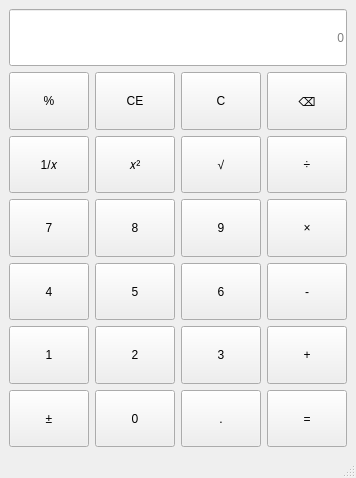
<?xml version="1.0" encoding="UTF-8"?>
<ui version="4.0">
 <class>MainWindow</class>
 <widget class="QMainWindow" name="MainWindow">
  <property name="geometry">
   <rect>
    <x>0</x>
    <y>0</y>
    <width>356</width>
    <height>478</height>
   </rect>
  </property>
  <property name="windowTitle">
   <string>计算器-吴智攀-2023414290232</string>
  </property>
  <property name="styleSheet">
   <string notr="true">font: 20pt &quot;Microsoft YaHei UI&quot;;</string>
  </property>
  <widget class="QWidget" name="centralwidget">
   <layout class="QGridLayout" name="gridLayout_2">
    <item row="1" column="2">
     <widget class="QPushButton" name="btnClearAll">
      <property name="sizePolicy">
       <sizepolicy hsizetype="Minimum" vsizetype="Minimum">
        <horstretch>0</horstretch>
        <verstretch>0</verstretch>
       </sizepolicy>
      </property>
      <property name="styleSheet">
       <string notr="true"/>
      </property>
      <property name="text">
       <string>C</string>
      </property>
     </widget>
    </item>
    <item row="1" column="0">
     <widget class="QPushButton" name="btnPer">
      <property name="sizePolicy">
       <sizepolicy hsizetype="Minimum" vsizetype="Minimum">
        <horstretch>0</horstretch>
        <verstretch>0</verstretch>
       </sizepolicy>
      </property>
      <property name="styleSheet">
       <string notr="true"/>
      </property>
      <property name="text">
       <string>%</string>
      </property>
     </widget>
    </item>
    <item row="2" column="2">
     <widget class="QPushButton" name="btnSquare">
      <property name="sizePolicy">
       <sizepolicy hsizetype="Minimum" vsizetype="Minimum">
        <horstretch>0</horstretch>
        <verstretch>0</verstretch>
       </sizepolicy>
      </property>
      <property name="styleSheet">
       <string notr="true"/>
      </property>
      <property name="text">
       <string>√</string>
      </property>
     </widget>
    </item>
    <item row="4" column="0">
     <widget class="QPushButton" name="btnNum4">
      <property name="sizePolicy">
       <sizepolicy hsizetype="Minimum" vsizetype="Minimum">
        <horstretch>0</horstretch>
        <verstretch>0</verstretch>
       </sizepolicy>
      </property>
      <property name="styleSheet">
       <string notr="true"/>
      </property>
      <property name="text">
       <string>4</string>
      </property>
     </widget>
    </item>
    <item row="5" column="2">
     <widget class="QPushButton" name="btnNum3">
      <property name="sizePolicy">
       <sizepolicy hsizetype="Minimum" vsizetype="Minimum">
        <horstretch>0</horstretch>
        <verstretch>0</verstretch>
       </sizepolicy>
      </property>
      <property name="styleSheet">
       <string notr="true"/>
      </property>
      <property name="text">
       <string>3</string>
      </property>
     </widget>
    </item>
    <item row="6" column="2">
     <widget class="QPushButton" name="btnPeriod">
      <property name="sizePolicy">
       <sizepolicy hsizetype="Minimum" vsizetype="Minimum">
        <horstretch>0</horstretch>
        <verstretch>0</verstretch>
       </sizepolicy>
      </property>
      <property name="styleSheet">
       <string notr="true"/>
      </property>
      <property name="text">
       <string>.</string>
      </property>
     </widget>
    </item>
    <item row="2" column="3">
     <widget class="QPushButton" name="btnDivide">
      <property name="sizePolicy">
       <sizepolicy hsizetype="Minimum" vsizetype="Minimum">
        <horstretch>0</horstretch>
        <verstretch>0</verstretch>
       </sizepolicy>
      </property>
      <property name="styleSheet">
       <string notr="true"/>
      </property>
      <property name="text">
       <string>÷</string>
      </property>
     </widget>
    </item>
    <item row="3" column="3">
     <widget class="QPushButton" name="btnMult">
      <property name="sizePolicy">
       <sizepolicy hsizetype="Minimum" vsizetype="Minimum">
        <horstretch>0</horstretch>
        <verstretch>0</verstretch>
       </sizepolicy>
      </property>
      <property name="styleSheet">
       <string notr="true"/>
      </property>
      <property name="text">
       <string>×</string>
      </property>
     </widget>
    </item>
    <item row="1" column="3">
     <widget class="QPushButton" name="btnDel">
      <property name="sizePolicy">
       <sizepolicy hsizetype="Minimum" vsizetype="Minimum">
        <horstretch>0</horstretch>
        <verstretch>0</verstretch>
       </sizepolicy>
      </property>
      <property name="styleSheet">
       <string notr="true"/>
      </property>
      <property name="text">
       <string>⌫</string>
      </property>
     </widget>
    </item>
    <item row="4" column="1">
     <widget class="QPushButton" name="btnNum5">
      <property name="sizePolicy">
       <sizepolicy hsizetype="Minimum" vsizetype="Minimum">
        <horstretch>0</horstretch>
        <verstretch>0</verstretch>
       </sizepolicy>
      </property>
      <property name="styleSheet">
       <string notr="true"/>
      </property>
      <property name="text">
       <string>5</string>
      </property>
     </widget>
    </item>
    <item row="4" column="3">
     <widget class="QPushButton" name="btnMinus">
      <property name="sizePolicy">
       <sizepolicy hsizetype="Minimum" vsizetype="Minimum">
        <horstretch>0</horstretch>
        <verstretch>0</verstretch>
       </sizepolicy>
      </property>
      <property name="styleSheet">
       <string notr="true"/>
      </property>
      <property name="text">
       <string>-</string>
      </property>
     </widget>
    </item>
    <item row="5" column="1">
     <widget class="QPushButton" name="btnNum2">
      <property name="sizePolicy">
       <sizepolicy hsizetype="Minimum" vsizetype="Minimum">
        <horstretch>0</horstretch>
        <verstretch>0</verstretch>
       </sizepolicy>
      </property>
      <property name="styleSheet">
       <string notr="true"/>
      </property>
      <property name="text">
       <string>2</string>
      </property>
     </widget>
    </item>
    <item row="3" column="1">
     <widget class="QPushButton" name="btnNum8">
      <property name="sizePolicy">
       <sizepolicy hsizetype="Minimum" vsizetype="Minimum">
        <horstretch>0</horstretch>
        <verstretch>0</verstretch>
       </sizepolicy>
      </property>
      <property name="styleSheet">
       <string notr="true"/>
      </property>
      <property name="text">
       <string>8</string>
      </property>
     </widget>
    </item>
    <item row="1" column="1">
     <widget class="QPushButton" name="btnClear">
      <property name="sizePolicy">
       <sizepolicy hsizetype="Minimum" vsizetype="Minimum">
        <horstretch>0</horstretch>
        <verstretch>0</verstretch>
       </sizepolicy>
      </property>
      <property name="styleSheet">
       <string notr="true"/>
      </property>
      <property name="text">
       <string>CE</string>
      </property>
     </widget>
    </item>
    <item row="5" column="3">
     <widget class="QPushButton" name="btnPlus">
      <property name="sizePolicy">
       <sizepolicy hsizetype="Minimum" vsizetype="Minimum">
        <horstretch>0</horstretch>
        <verstretch>0</verstretch>
       </sizepolicy>
      </property>
      <property name="styleSheet">
       <string notr="true"/>
      </property>
      <property name="text">
       <string>+</string>
      </property>
     </widget>
    </item>
    <item row="2" column="0">
     <widget class="QPushButton" name="btnInverse">
      <property name="sizePolicy">
       <sizepolicy hsizetype="Minimum" vsizetype="Minimum">
        <horstretch>0</horstretch>
        <verstretch>0</verstretch>
       </sizepolicy>
      </property>
      <property name="styleSheet">
       <string notr="true"/>
      </property>
      <property name="text">
       <string>1/𝑥</string>
      </property>
     </widget>
    </item>
    <item row="3" column="2">
     <widget class="QPushButton" name="btnNum9">
      <property name="sizePolicy">
       <sizepolicy hsizetype="Minimum" vsizetype="Minimum">
        <horstretch>0</horstretch>
        <verstretch>0</verstretch>
       </sizepolicy>
      </property>
      <property name="styleSheet">
       <string notr="true"/>
      </property>
      <property name="text">
       <string>9</string>
      </property>
     </widget>
    </item>
    <item row="4" column="2">
     <widget class="QPushButton" name="btnNum6">
      <property name="sizePolicy">
       <sizepolicy hsizetype="Minimum" vsizetype="Minimum">
        <horstretch>0</horstretch>
        <verstretch>0</verstretch>
       </sizepolicy>
      </property>
      <property name="styleSheet">
       <string notr="true"/>
      </property>
      <property name="text">
       <string>6</string>
      </property>
     </widget>
    </item>
    <item row="3" column="0">
     <widget class="QPushButton" name="btnNum7">
      <property name="sizePolicy">
       <sizepolicy hsizetype="Minimum" vsizetype="Minimum">
        <horstretch>0</horstretch>
        <verstretch>0</verstretch>
       </sizepolicy>
      </property>
      <property name="styleSheet">
       <string notr="true"/>
      </property>
      <property name="text">
       <string>7</string>
      </property>
     </widget>
    </item>
    <item row="5" column="0">
     <widget class="QPushButton" name="btnNum1">
      <property name="sizePolicy">
       <sizepolicy hsizetype="Minimum" vsizetype="Minimum">
        <horstretch>0</horstretch>
        <verstretch>0</verstretch>
       </sizepolicy>
      </property>
      <property name="styleSheet">
       <string notr="true"/>
      </property>
      <property name="text">
       <string>1</string>
      </property>
     </widget>
    </item>
    <item row="6" column="1">
     <widget class="QPushButton" name="btnNum0">
      <property name="sizePolicy">
       <sizepolicy hsizetype="Minimum" vsizetype="Minimum">
        <horstretch>0</horstretch>
        <verstretch>0</verstretch>
       </sizepolicy>
      </property>
      <property name="styleSheet">
       <string notr="true"/>
      </property>
      <property name="text">
       <string>0</string>
      </property>
     </widget>
    </item>
    <item row="2" column="1">
     <widget class="QPushButton" name="btnPow">
      <property name="sizePolicy">
       <sizepolicy hsizetype="Minimum" vsizetype="Minimum">
        <horstretch>0</horstretch>
        <verstretch>0</verstretch>
       </sizepolicy>
      </property>
      <property name="styleSheet">
       <string notr="true"/>
      </property>
      <property name="text">
       <string>𝑥²</string>
      </property>
     </widget>
    </item>
    <item row="6" column="3">
     <widget class="QPushButton" name="btnEqual">
      <property name="sizePolicy">
       <sizepolicy hsizetype="Minimum" vsizetype="Minimum">
        <horstretch>0</horstretch>
        <verstretch>0</verstretch>
       </sizepolicy>
      </property>
      <property name="text">
       <string>=</string>
      </property>
     </widget>
    </item>
    <item row="6" column="0">
     <widget class="QPushButton" name="btnSign">
      <property name="sizePolicy">
       <sizepolicy hsizetype="Minimum" vsizetype="Minimum">
        <horstretch>0</horstretch>
        <verstretch>0</verstretch>
       </sizepolicy>
      </property>
      <property name="styleSheet">
       <string notr="true"/>
      </property>
      <property name="text">
       <string>±</string>
      </property>
     </widget>
    </item>
    <item row="0" column="0" colspan="4">
     <widget class="QLineEdit" name="display">
      <property name="sizePolicy">
       <sizepolicy hsizetype="Expanding" vsizetype="Preferred">
        <horstretch>0</horstretch>
        <verstretch>0</verstretch>
       </sizepolicy>
      </property>
      <property name="alignment">
       <set>Qt::AlignmentFlag::AlignRight|Qt::AlignmentFlag::AlignTrailing|Qt::AlignmentFlag::AlignVCenter</set>
      </property>
      <property name="placeholderText">
       <string>0</string>
      </property>
     </widget>
    </item>
   </layout>
  </widget>
  <widget class="QMenuBar" name="menubar">
   <property name="geometry">
    <rect>
     <x>0</x>
     <y>0</y>
     <width>356</width>
     <height>39</height>
    </rect>
   </property>
  </widget>
  <widget class="QStatusBar" name="statusbar"/>
 </widget>
 <resources/>
 <connections/>
</ui>
